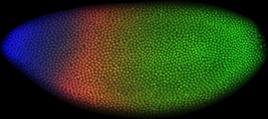
#> input picture Lab08 - Watershed/image.jpg, 268 x 119 px, shrunk from 1275 x 567 before the run; the run also reads 1 picture not shown here
$ jupyter execute lab08.ipynb
#> lines starting #> are read from the running program, lines starting #| are printed output that depends on the picture; after the words box and inside, x2 and y2 are one past the last pixel; in counts of white or black regions, pixels touching at a corner belong together
[cell 1]
# code here
import cv2
import matplotlib.pyplot as plt
import numpy as np

1) Aplique nas imagens abaixo o algortimo Watershed para realizar a contagem de células. Faça tanto para  a imagem original e para a imagem gradiente

[cell 2]
# ==========================
# WATERSHED - IMAGE 1
# ==========================

img = cv2.imread("image.jpg")
#> img is the input picture: shape (119, 268, 3); mean B, G, R 27, 58.3, 42.4
img_rgb = cv2.cvtColor(img, cv2.COLOR_BGR2RGB)

# ---------- Watershed na imagem original ----------

gray = cv2.cvtColor(img, cv2.COLOR_BGR2GRAY)

_, thresh = cv2.threshold(
    gray, 0, 255,
    cv2.THRESH_BINARY + cv2.THRESH_OTSU
)
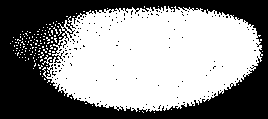
#> thresh: shape (119, 268); 55.2% white; 147 black regions (146 under 20 px), largest, box (x1, y1, x2, y2) and area: (0, 0, 268, 119) 14024

kernel = np.ones((3,3), np.uint8)

opening = cv2.morphologyEx(thresh, cv2.MORPH_OPEN, kernel, iterations=2)
#> opening: shape (119, 268); 48.2% white; 1 white region, box (x1, y1, x2, y2) and area: (56, 10, 260, 109) 15378

sure_bg = cv2.dilate(opening, kernel, iterations=3)
#> sure_bg: shape (119, 268); 54.8% white; 1 black region, box (x1, y1, x2, y2) and area: (0, 0, 268, 119) 14411

dist = cv2.distanceTransform(opening, cv2.DIST_L2, 5)

_, sure_fg = cv2.threshold(
    dist,
    0.35*dist.max(),
    255,
    0
)
#> sure_fg: shape (119, 268) float32; 21.9% white; 1 white region, box (x1, y1, x2, y2) and area: (72, 18, 249, 100) 6971

sure_fg = np.uint8(sure_fg)

unknown = cv2.subtract(sure_bg, sure_fg)
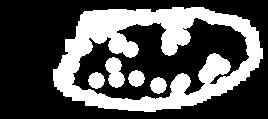
#> unknown: shape (119, 268); 33% white; 5 white regions, box (x1, y1, x2, y2) and area: (53, 7, 263, 112) 9457, (105, 57, 125, 88) 414, (128, 70, 145, 87) 213, (88, 72, 105, 89) 213, (150, 77, 167, 94) 213

num_labels, markers = cv2.connectedComponents(sure_fg)
#> num_labels = 2

markers = markers + 1
markers[unknown==255] = 0
#> markers: shape (119, 268) int32; 3 distinct labels, from 0 to 2

img_ws = img.copy()
markers = cv2.watershed(img_ws, markers)
#> markers: shape (119, 268) int32; 3 distinct labels, from -1 to 2
img_ws[markers==-1] = [255,0,0]
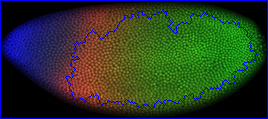
#> img_ws: shape (119, 268, 3); 4.24% of pixels changed, all inside (x1, y1, x2, y2) = (0, 0, 268, 119)

num_cells = len(np.unique(markers)) - 2
#> num_cells = 1


# ---------- Watershed no gradiente ----------

gradient = cv2.morphologyEx(gray, cv2.MORPH_GRADIENT, kernel)

_, thresh2 = cv2.threshold(
    gradient,
    0,
    255,
    cv2.THRESH_BINARY + cv2.THRESH_OTSU
)
#> thresh2: shape (119, 268); 54.3% white; 243 black regions (239 under 20 px), largest, box (x1, y1, x2, y2) and area: (0, 0, 268, 119) 13962, (128, 22, 139, 28) 31, (81, 15, 87, 23) 23, (65, 46, 71, 54) 21

opening = cv2.morphologyEx(thresh2, cv2.MORPH_OPEN, kernel)
#> opening: shape (119, 268); 51% white; 101 black regions (98 under 20 px), largest, box (x1, y1, x2, y2) and area: (0, 0, 268, 119) 15308, (128, 19, 142, 28) 38, (80, 25, 89, 34) 24

sure_bg = cv2.dilate(opening,kernel,iterations=3)
#> sure_bg: shape (119, 268); 60.6% white; 2 black regions (1 under 20 px), largest, box (x1, y1, x2, y2) and area: (0, 0, 268, 119) 12553

dist = cv2.distanceTransform(opening, cv2.DIST_L2,5)

_, sure_fg = cv2.threshold(
    dist,
    0.35*dist.max(),
    255,
    0
)
#> sure_fg: shape (119, 268) float32; 13.3% white; 3 white regions (1 under 20 px), largest, box (x1, y1, x2, y2) and area: (140, 20, 251, 80) 3239, (83, 35, 122, 94) 984

sure_fg=np.uint8(sure_fg)

unknown=cv2.subtract(sure_bg,sure_fg)
#> unknown: shape (119, 268); 47.4% white; 2 white regions, box (x1, y1, x2, y2) and area: (53, 4, 267, 115) 15030, (43, 44, 52, 53) 81

num_labels,markers=cv2.connectedComponents(sure_fg)
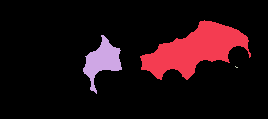
#> markers: shape (119, 268) int32; 4 distinct labels, from 0 to 3; one colour per label, 0 black
#> num_labels = 4

markers=markers+1
#> markers: shape (119, 268) int32; 4 distinct labels, from 1 to 4

markers[unknown==255]=0
#> markers: shape (119, 268) int32; 5 distinct labels, from 0 to 4

img_grad=img.copy()

markers=cv2.watershed(img_grad,markers)
#> markers: shape (119, 268) int32; 5 distinct labels, from -1 to 4

img_grad[markers==-1]=[255,0,0]
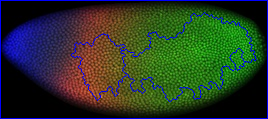
#> img_grad: shape (119, 268, 3); 4.6% of pixels changed, all inside (x1, y1, x2, y2) = (0, 0, 268, 119)

num_cells_grad=len(np.unique(markers))-2
#> num_cells_grad = 3

plt.figure(figsize=(15,5))

plt.subplot(131)
plt.imshow(img_rgb)
plt.title("Original")
plt.axis("off")

plt.subplot(132)
plt.imshow(cv2.cvtColor(img_ws,cv2.COLOR_BGR2RGB))
plt.title(f"Watershed Original\nCélulas: {num_cells}")
plt.axis("off")

plt.subplot(133)
plt.imshow(cv2.cvtColor(img_grad,cv2.COLOR_BGR2RGB))
plt.title(f"Watershed Gradiente\nCélulas: {num_cells_grad}")
plt.axis("off")

plt.show()
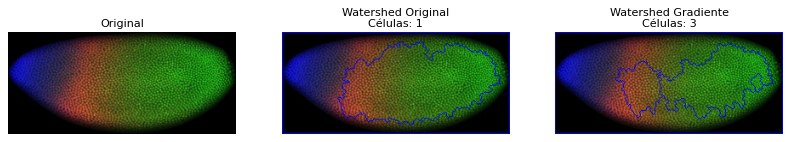
#> figure drawn by matplotlib, 3 panels

[cell 3]
img = cv2.imread("image2.jpg")
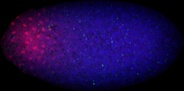
#> input picture Lab08 - Watershed/image2.jpg, 184 x 91 px, shrunk from 876 x 432 before the run
#> img is the input picture: shape (91, 184, 3); mean B, G, R 69.7, 6.6, 26
img_rgb = cv2.cvtColor(img, cv2.COLOR_BGR2RGB)
#> img_rgb: shape (91, 184, 3)

gray = cv2.cvtColor(img, cv2.COLOR_BGR2GRAY)
#> gray: shape (91, 184)

_, thresh = cv2.threshold(gray,0,255,
                           cv2.THRESH_BINARY+cv2.THRESH_OTSU)
#> thresh: shape (91, 184); 46.2% white; 34 white regions (33 under 20 px), largest, box (x1, y1, x2, y2) and area: (7, 10, 159, 81) 7615

kernel=np.ones((3,3),np.uint8)

opening=cv2.morphologyEx(thresh,cv2.MORPH_OPEN,kernel,iterations=2)
#> opening: shape (91, 184); 42.1% white; 1 white region, box (x1, y1, x2, y2) and area: (10, 14, 156, 77) 7053

sure_bg=cv2.dilate(opening,kernel,iterations=3)
#> sure_bg: shape (91, 184); 50.2% white; 1 black region, box (x1, y1, x2, y2) and area: (0, 0, 184, 91) 8340

dist=cv2.distanceTransform(opening,cv2.DIST_L2,5)
#> dist: shape (91, 184) float32

_,sure_fg=cv2.threshold(dist,0.35*dist.max(),255,0)
#> sure_fg: shape (91, 184) float32; 21.4% white; 1 white region, box (x1, y1, x2, y2) and area: (21, 23, 148, 68) 3579

sure_fg=np.uint8(sure_fg)

unknown=cv2.subtract(sure_bg,sure_fg)
#> unknown: shape (91, 184); 28.8% white; 3 white regions, box (x1, y1, x2, y2) and area: (7, 11, 159, 80) 4375, (92, 29, 109, 46) 225, (47, 30, 64, 47) 225

_,markers=cv2.connectedComponents(sure_fg)

markers=markers+1

markers[unknown==255]=0
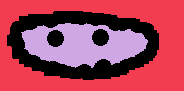
#> markers: shape (91, 184) int32; 3 distinct labels, from 0 to 2; one colour per label, 0 black

img_ws=img.copy()

markers=cv2.watershed(img_ws,markers)
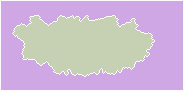
#> markers: shape (91, 184) int32; 3 distinct labels, from -1 to 2; one colour per label, 0 black, -1 white

img_ws[markers==-1]=[255,0,0]
#> img_ws: shape (91, 184, 3)

num_cells=len(np.unique(markers))-2


gradient=cv2.morphologyEx(gray,cv2.MORPH_GRADIENT,kernel)
#> gradient: shape (91, 184)

_,thresh2=cv2.threshold(gradient,0,255,
                        cv2.THRESH_BINARY+cv2.THRESH_OTSU)
#> thresh2: shape (91, 184); 17.5% white; 143 white regions (118 under 20 px), largest, box (x1, y1, x2, y2) and area: (18, 18, 59, 65) 897, (59, 37, 81, 65) 208, (75, 15, 94, 46) 136

opening=cv2.morphologyEx(thresh2,cv2.MORPH_OPEN,kernel)
#> opening: shape (91, 184); 11.1% white; 63 white regions (33 under 20 px), largest, box (x1, y1, x2, y2) and area: (23, 19, 46, 40) 209, (35, 44, 58, 61) 142, (47, 20, 58, 33) 92

sure_bg=cv2.dilate(opening,kernel,iterations=3)
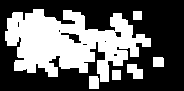
#> sure_bg: shape (91, 184); 39.9% white; 6 white regions, box (x1, y1, x2, y2) and area: (5, 9, 151, 82) 6091, (127, 64, 143, 79) 174, (89, 76, 99, 89) 128, (153, 57, 164, 67) 109, (112, 70, 121, 80) 90, (133, 11, 142, 20) 81

dist=cv2.distanceTransform(opening,cv2.DIST_L2,5)

_,sure_fg=cv2.threshold(dist,0.35*dist.max(),255,0)

sure_fg=np.uint8(sure_fg)

unknown=cv2.subtract(sure_bg,sure_fg)

_,markers=cv2.connectedComponents(sure_fg)

markers=markers+1

markers[unknown==255]=0

img_grad=img.copy()

markers=cv2.watershed(img_grad,markers)

img_grad[markers==-1]=[255,0,0]

num_cells_grad=len(np.unique(markers))-2
#> num_cells_grad = 68

plt.figure(figsize=(15,5))

plt.subplot(131)
plt.imshow(img_rgb)
plt.title("Original")
plt.axis("off")

plt.subplot(132)
plt.imshow(cv2.cvtColor(img_ws,cv2.COLOR_BGR2RGB))
plt.title(f"Watershed Original\nCélulas: {num_cells}")
plt.axis("off")

plt.subplot(133)
plt.imshow(cv2.cvtColor(img_grad,cv2.COLOR_BGR2RGB))
plt.title(f"Watershed Gradiente\nCélulas: {num_cells_grad}")
plt.axis("off")

plt.show()

[cell 4]
img = cv2.imread("feijao.jpg")
img_rgb = cv2.cvtColor(img, cv2.COLOR_BGR2RGB)

gray = cv2.cvtColor(img, cv2.COLOR_BGR2GRAY)

_, thresh = cv2.threshold(gray,0,255,
                           cv2.THRESH_BINARY_INV+cv2.THRESH_OTSU)

kernel=np.ones((3,3),np.uint8)

opening=cv2.morphologyEx(thresh,cv2.MORPH_OPEN,kernel,iterations=2)

sure_bg=cv2.dilate(opening,kernel,iterations=3)

dist=cv2.distanceTransform(opening,cv2.DIST_L2,5)

_,sure_fg=cv2.threshold(dist,0.30*dist.max(),255,0)

sure_fg=np.uint8(sure_fg)

unknown=cv2.subtract(sure_bg,sure_fg)

_,markers=cv2.connectedComponents(sure_fg)

markers=markers+1

markers[unknown==255]=0

img_ws=img.copy()

markers=cv2.watershed(img_ws,markers)

img_ws[markers==-1]=[255,0,0]

num_obj=len(np.unique(markers))-2
#> num_obj = 3


gradient=cv2.morphologyEx(gray,cv2.MORPH_GRADIENT,kernel)

_,thresh2=cv2.threshold(gradient,0,255,
                        cv2.THRESH_BINARY+cv2.THRESH_OTSU)

opening=cv2.morphologyEx(thresh2,cv2.MORPH_OPEN,kernel)

sure_bg=cv2.dilate(opening,kernel,iterations=3)

dist=cv2.distanceTransform(opening,cv2.DIST_L2,5)

_,sure_fg=cv2.threshold(dist,0.30*dist.max(),255,0)

sure_fg=np.uint8(sure_fg)

unknown=cv2.subtract(sure_bg,sure_fg)

_,markers=cv2.connectedComponents(sure_fg)

markers=markers+1

markers[unknown==255]=0

img_grad=img.copy()

markers=cv2.watershed(img_grad,markers)

img_grad[markers==-1]=[255,0,0]

num_obj_grad=len(np.unique(markers))-2
#> num_obj_grad = 2138

plt.figure(figsize=(15,5))

plt.subplot(131)
plt.imshow(img_rgb)
plt.title("Original")
plt.axis("off")

plt.subplot(132)
plt.imshow(cv2.cvtColor(img_ws,cv2.COLOR_BGR2RGB))
plt.title(f"Watershed Original\nObjetos: {num_obj}")
plt.axis("off")

plt.subplot(133)
plt.imshow(cv2.cvtColor(img_grad,cv2.COLOR_BGR2RGB))
plt.title(f"Watershed Gradiente\nObjetos: {num_obj_grad}")
plt.axis("off")

plt.show()
